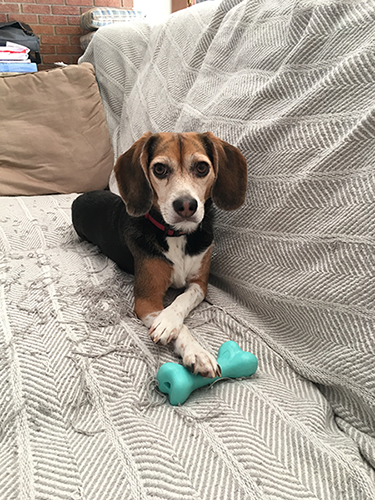
#> input picture jemma.png, 375 x 500 px
$ python grid_example.py
#> lines starting #> are read from the running program, lines starting #| are printed output that depends on the picture
import matplotlib.pyplot as plt
import matplotlib.gridspec as gridspec
import numpy as np
import cv2

def jemma():
    img=cv2.imread('jemma.png')
#> img is the input picture: shape (500, 375, 3); mean B, G, R 151.5, 162.1, 170.1
    #img = cv2.cvtColor(img, cv2.COLOR_BGR2GRAY)
    img = img[100:300,100:300]
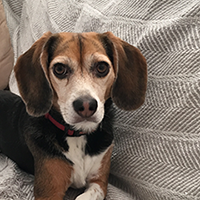
#> img: shape (200, 200, 3); mean B, G, R 99.4, 109, 121.4
    return img


def squiggle_xy(a, b, c, d):
    i = np.arange(0.0, 2*np.pi, 0.05)
    return np.sin(i*a)*np.cos(i*b), np.sin(i*c)*np.cos(i*d)


fig = plt.figure(figsize=(8, 8))

# gridspec inside gridspec
outer_grid = gridspec.GridSpec(8, 8, wspace=0.0, hspace=0.0)

for i in range(64):
    ax=plt.Subplot(fig, outer_grid[i])
    a = i // 4 + 1
    b = i % 4 + 1
    c = b
    d = a
    ax.imshow(jemma(), cmap='Greys')
    #ax.plot(*squiggle_xy(a, b, c, d))
    ax.set_xticks([])
    ax.set_yticks([])
    fig.add_subplot(ax)

plt.show()
#> figure, not shown here; B, G, R data is drawn as R, G, B
"""
for i in range(16):
    inner_grid = gridspec.GridSpecFromSubplotSpec(3, 3,
            subplot_spec=outer_grid[i], wspace=0.0, hspace=0.0)
    a = i // 4 + 1
    b = i % 4 + 1
    for j, (c, d) in enumerate(product(range(1, 4), repeat=2)):
        ax = plt.Subplot(fig, inner_grid[j])
        ax.plot(*squiggle_xy(a, b, c, d))
        ax.set_xticks([])
        ax.set_yticks([])
        fig.add_subplot(ax)

all_axes = fig.get_axes()

#show only the outside spines
for ax in all_axes:
    for sp in ax.spines.values():
        sp.set_visible(False)
    if ax.is_first_row():
        ax.spines['top'].set_visible(True)
    if ax.is_last_row():
        ax.spines['bottom'].set_visible(True)
    if ax.is_first_col():
        ax.spines['left'].set_visible(True)
    if ax.is_last_col():
        ax.spines['right'].set_visible(True)
"""

plt.show()
